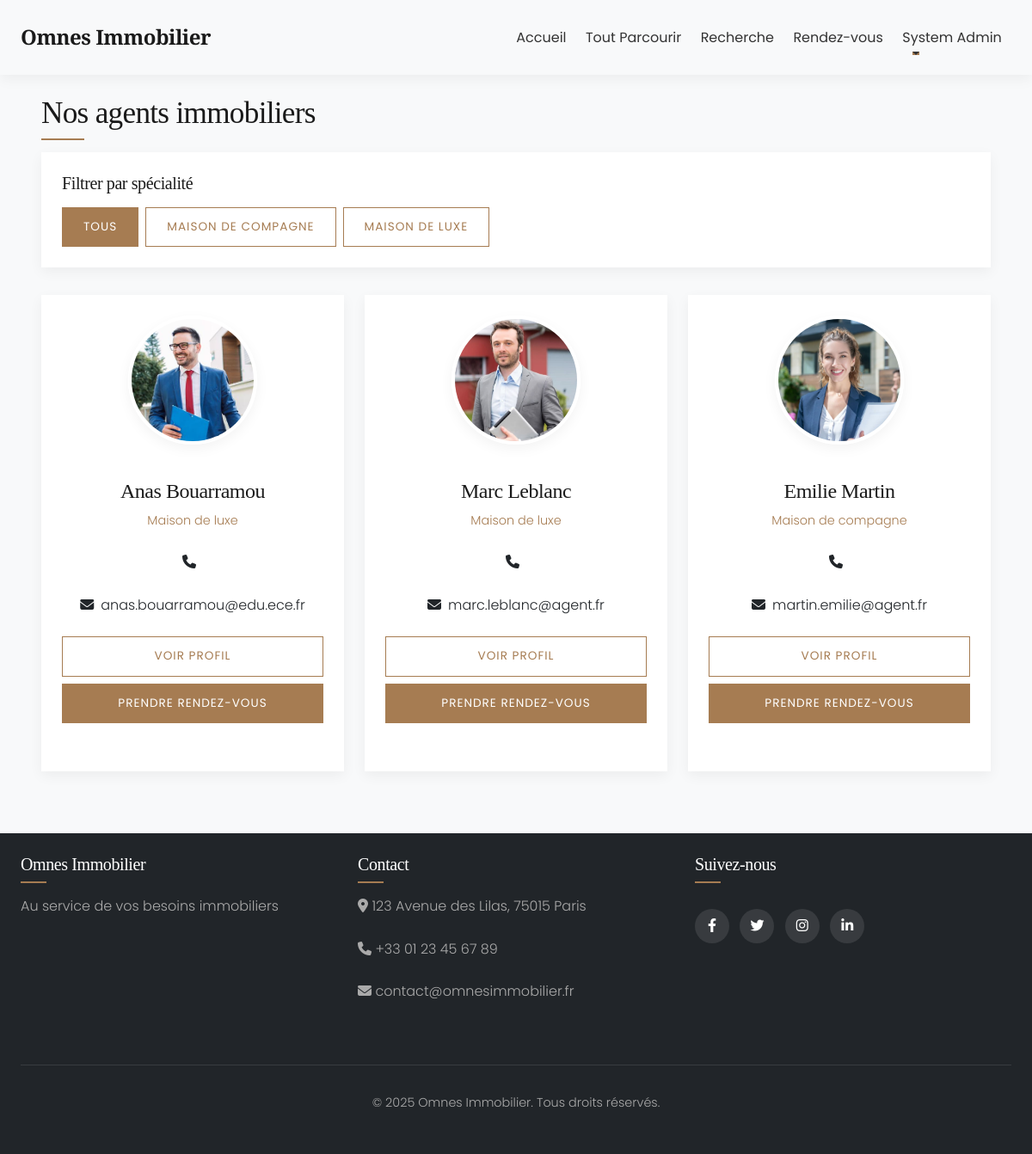
/agents.php (signed in), run on the app's committed database.
### tables this page shows
CREATE TABLE `Agent_Immobilier` (
  `id_agent` int NOT NULL,
  `id_utilisateur` int NOT NULL,
  `specialite` varchar(100) DEFAULT NULL,
  `biographie` text,
  `cv_path` varchar(255) DEFAULT NULL,
  `photo_path` varchar(255) DEFAULT NULL
);

CREATE TABLE `Utilisateur` (
  `id_utilisateur` int NOT NULL,
  `email` varchar(100) NOT NULL,
  `mot_de_passe` varchar(255) NOT NULL,
  `nom` varchar(50) NOT NULL,
  `prenom` varchar(50) NOT NULL,
  `telephone` varchar(20) DEFAULT NULL,
  `date_inscription` datetime DEFAULT CURRENT_TIMESTAMP,
  `type_utilisateur` enum('client','agent','admin') NOT NULL,
  `statut` enum('actif','inactif') DEFAULT 'actif'
);

### config/init.php (called while the page is built, shortened)
<?php
require_once BASE_PATH . 'config/database.php';
spl_autoload_register(function($class_name) {
    $class_file = BASE_PATH . 'classes/' . $class_name . '.php';
});

### classes/database.php (called while the page is built, shortened)
<?php
class Database {
    private $dbh;
    private $stmt;
    public function __construct() {
        $this->host = DB_HOST;
        $this->port = DB_PORT;
        $this->user = DB_USER;
        $this->pass = DB_PASS;
        $this->dbname = DB_NAME;
        $dsn = 'mysql:host=' . $this->host . ';port=' . $this->port . ';dbname=' . $this->dbname . ';charset=utf8mb4';
        $options = array(
            PDO::ATTR_PERSISTENT => true,
            PDO::ATTR_ERRMODE => PDO::ERRMODE_EXCEPTION,
            PDO::ATTR_DEFAULT_FETCH_MODE => PDO::FETCH_OBJ
        );
        try {
            $this->dbh = new PDO($dsn, $this->user, $this->pass, $options);
        } catch(PDOException $e) {
            $this->error = $e->getMessage();
            error_log("Erreur de connexion à la base de données : " . $this->error);
            throw new Exception("Erreur de connexion à la base de données");
        }
    }
    public function query($query) {
        $this->stmt = $this->dbh->prepare($query);
    }
    public function execute() {
        try {
            return $this->stmt->execute();
        } catch(PDOException $e) {
            $this->error = $e->getMessage();
            error_log("Erreur d'exécution de requête : " . $this->error);
            return false;
        }
    }
    public function resultSet() {
        $this->execute();
        return $this->stmt->fetchAll();
    }
}
?>

### classes/Agent.php (called while the page is built, shortened)
<?php
class Agent {
    private $db;
    public function __construct() {
        $this->db = new Database();
    }
    public function getAllAgents() {
        try {
            $this->db->query('SELECT a.*, u.nom, u.prenom, u.email, u.telephone
                            FROM Agent_Immobilier a
                            INNER JOIN Utilisateur u ON a.id_utilisateur = u.id_utilisateur
                            ORDER BY u.nom, u.prenom');
            return $this->db->resultSet();
        } catch (Exception $e) {
            error_log("Exception lors de la récupération de tous les agents: " . $e->getMessage());
            return [];
        }
    }
}
?>

### agents.php (the view, shortened to what this page needs)
<?php
require_once BASE_PATH . 'config/init.php';
require_once BASE_PATH . 'classes/Agent.php';
$agent = new Agent();
$agents = $agent->getAllAgents();
$specialite = isset($_GET['specialite']) ? $_GET['specialite'] : null;
$specialites = [];
$all_agents = $agent->getAllAgents();
foreach ($all_agents as $a) {
    if (!empty($a->specialite) && !in_array($a->specialite, $specialites)) {
        $specialites[] = $a->specialite;
    }
}
sort($specialites);
include BASE_PATH . 'includes/header.php';
?>
<div class="container mt-4">
    <h1 class="section-title mb-4" data-aos="fade-up">Nos agents immobiliers</h1>
    <?php if (!empty($specialites)) : ?>
    <div class="mb-4" data-aos="fade-up">
        <div class="card">
            <div class="card-body">
                <h5 class="mb-3">Filtrer par spécialité</h5>
                <div class="d-flex flex-wrap gap-2">
                    <a href="/omnes-immobilier/agents.php" class="btn <?php echo !$specialite ? 'btn-primary' : 'btn-outline-primary'; ?>">
                        Tous
                    </a>
                    <?php foreach ($specialites as $spec) : ?>
                        <a href="/omnes-immobilier/agents.php?specialite=<?php echo urlencode($spec); ?>" class="btn <?php echo $specialite === $spec ? 'btn-primary' : 'btn-outline-primary'; ?>">
                            <?php echo htmlspecialchars($spec); ?>
                        </a>
                    <?php endforeach; ?>
                </div>
            </div>
        </div>
    </div>
    <?php endif; ?>
    <div class="row">
        <?php if (!empty($agents)) : ?>
            <?php foreach ($agents as $index => $agent_item) : ?>
                <div class="col-md-4 mb-4" data-aos="fade-up" data-aos-delay="<?php echo $index % 3 * 100; ?>">
                    <div class="card h-100 agent-card">
                        <div class="card-body text-center">
                            <?php if (isset($agent_item->photo_path) && $agent_item->photo_path) : ?>
                                <img src="<?php echo $agent_item->photo_path; ?>" class="agent-img" alt="<?php echo $agent_item->prenom . ' ' . $agent_item->nom; ?>" onerror="this.src='/omnes-immobilier/assets/img/agents/default.jpg'">
                            <?php else : ?>
                                <img src="/omnes-immobilier/assets/img/agents/default.jpg" class="agent-img" alt="<?php echo $agent_item->prenom . ' ' . $agent_item->nom; ?>" onerror="this.src='https://via.placeholder.com/150?text=Agent'">
                            <?php endif; ?>
                            <h4 class="agent-name mt-3"><?php echo $agent_item->prenom . ' ' . $agent_item->nom; ?></h4>
                            <p class="agent-title"><?php echo htmlspecialchars($agent_item->specialite); ?></p>
                            <div class="agent-contact mb-4">
                                <p><i class="fas fa-phone me-2"></i><?php echo htmlspecialchars($agent_item->telephone); ?></p>
                                <p><i class="fas fa-envelope me-2"></i><?php echo htmlspecialchars($agent_item->email); ?></p>
                            </div>
                            <div class="d-grid gap-2">
                                <a href="/omnes-immobilier/agent-profile.php?id=<?php echo $agent_item->id_agent; ?>" class="btn btn-outline-primary">Voir profil</a>
                                <a href="/omnes-immobilier/appointment.php?agent=<?php echo $agent_item->id_agent; ?>" class="btn btn-primary">Prendre rendez-vous</a>
                            </div>
                        </div>
                    </div>
                </div>
            <?php endforeach; ?>
        <?php endif; ?>
    </div>
</div>
<?php include BASE_PATH . 'includes/footer.php'; ?>

### assets/css/style.css (style rules this page uses)
:root { --dark-primary: #1a1a1a; --primary: #333333; --secondary: #a67c52; --light-secondary: #d4b88f; --light: #f8f9fa; --white: #ffffff; --grey: #e0e0e0; --dark-grey: #888888; --success: #4a7c59; --danger: #a63f52; --warning: #d4a150; --info: #5899a6; --transition: all 0.3s ease; --box-shadow: 0 5px 15px rgba(0, 0, 0, 0.05); --box-shadow-hover: 0 8px 25px rgba(0, 0, 0, 0.1); --font-heading: 'Playfair Display', serif; --font-body: 'Poppins', sans-serif; }
body { font-family: var(--font-body); color: var(--primary); line-height: 1.6; background-color: var(--light); font-weight: 300; }
h1, h2, h3, h4, h5, h6 { font-family: var(--font-heading); font-weight: 500; color: var(--dark-primary); letter-spacing: -0.02em; }
p { margin-bottom: 1.5rem; }
a { color: var(--secondary); text-decoration: none; transition: var(--transition); }
.container { max-width: 1280px; padding: 0 1.5rem; }
.section-title { position: relative; display: inline-block; margin-bottom: 2.5rem; font-size: 2.2rem; }
.section-title::after { content: ''; position: absolute; left: 0; bottom: -10px; width: 50px; height: 2px; background-color: var(--secondary); }
.btn { font-family: var(--font-body); font-weight: 400; padding: 0.75rem 1.5rem; border-radius: 0; transition: var(--transition); text-transform: uppercase; letter-spacing: 1px; font-size: 0.85rem; border: none; }
.btn-primary { background-color: var(--secondary); color: var(--white); border: 1px solid var(--secondary); }
.btn-outline-primary { background-color: transparent; color: var(--secondary); border: 1px solid var(--secondary); }
.card { border: none; box-shadow: var(--box-shadow); transition: var(--transition); border-radius: 0; overflow: hidden; margin-bottom: 2rem; }
.card-body { padding: 1.5rem; }
.agent-card { text-align: center; }
.agent-card .agent-img { width: 150px; height: 150px; border-radius: 50%; object-fit: cover; margin: 0 auto 1.5rem; border: 4px solid var(--white); box-shadow: var(--box-shadow); }
.agent-card .agent-name { font-family: var(--font-heading); margin-bottom: 0.5rem; }
.agent-card .agent-title { color: var(--secondary); margin-bottom: 1rem; font-size: 0.9rem; }
.agent-card .agent-contact { margin-top: 1.5rem; }

### data on the page
agent_immobilier: photo_path (picture), id_utilisateur.prenom "Anas", id_utilisateur.nom "Bouarramou", specialite "Maison de luxe", id_utilisateur.email "anas.bouarramou@edu.ece.fr"
agent_immobilier: photo_path (picture), id_utilisateur.prenom "Marc", id_utilisateur.nom "Leblanc", specialite "Maison de luxe", id_utilisateur.email "marc.leblanc@agent.fr"
agent_immobilier: photo_path (picture), id_utilisateur.prenom "Emilie", id_utilisateur.nom "Martin", specialite "Maison de compagne", id_utilisateur.email "martin.emilie@agent.fr"

### other printed values
$_SESSION['user_name'] "System Admin"
$spec "MAISON DE COMPAGNE"
$spec "MAISON DE LUXE"
